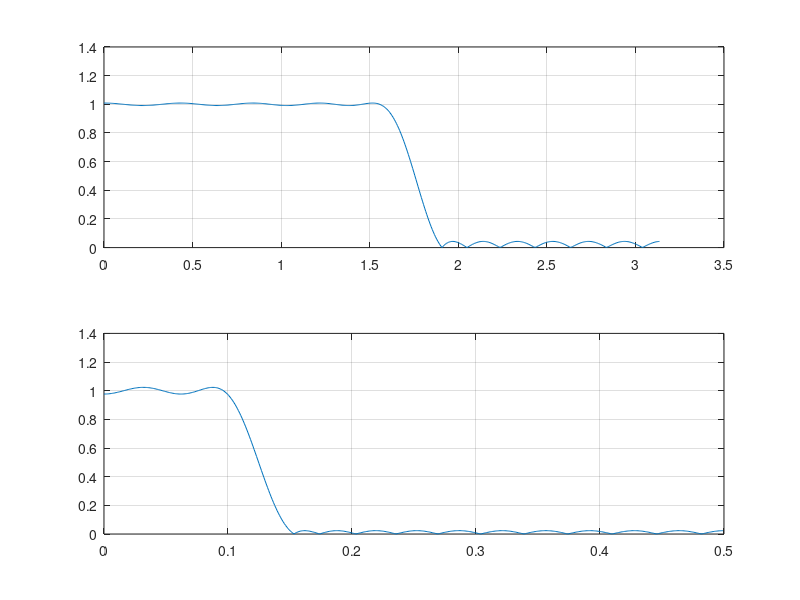

Recreate this plot in MATLAB.
%% Practice: digital filter design
clear; clc;

fs = 2000;
fpfs = [500 600];
a = [1 0];
dev = [0.01 0.05];
[n,f,m,weight] = firpmord(fpfs,a,dev,fs);
h = firpm(n,f,m,weight);
[H,w] = freqz(h,1);
subplot(2,1,1);
plot(w, abs(H));
grid;

fs = 2000;
fpfs = [500 600];
a = [0 1];
dev = [0.005 0.001];
[n,f,m,weight] = firpmord(fpfs,a,dev,fs);
h = firpm(n,f,m,weight);
[H,w] = freqz(h,1);
subplot(2,1,2);
plot(w, abs(H));
grid;

%% HW 8. digital filter design
clear; clc;

w_p = 0.2*pi;
w_s = 0.3*pi;
N = 30;
m = N/2+1;
delta = 0.005;
wp = 0:delta:w_p;
ws = w_s:delta:pi;
nwp = length(wp);
nws = length(ws);
mlength = nwp+nws;
y = zeros(mlength,1);
for i=1:nwp
    y(i) = 1;
end
A = zeros(mlength,m);
for i=1:nwp
    A(i,1) = 1;
    for j = 2:m
        A(i,j) = 2*cos(wp(i)*(j-1));
    end
end
for i = nwp+1:mlength
    A(i,1) = 1;
    for j = 2:m
        A(i,j) = 2*cos(ws(i-nwp)*(j-1));
    end
end

B = zeros(2*mlength, m+1);
for i = 1:mlength
    for j = 1:m
        B(i,j) = A(i,j);
    end
    B(i,m+1) = -1;
end
for i = (mlength+1):(2*mlength)
    for j = 1:m
        B(i,j) = -A(i-mlength, j);
    end
    B(i, m+1) = -1;
end
f = zeros(m+1, 1);
f(m+1, 1) = 1;
b = [y;-y];
d = linprog(f,B,b); %linprog에는 Optimization Toolbox이(가) 필요합니다.
h = zeros(1, N+1);
for i = 1:m-1
    h(i) = d(m-i+1);
end
for i = m:N+1
    h(i) = d(i-m+1);
end
maxripple = d(m+1);
[H,w] = freqz(h, 1);
w = w/pi/2;
plot(w, abs(H));
grid
